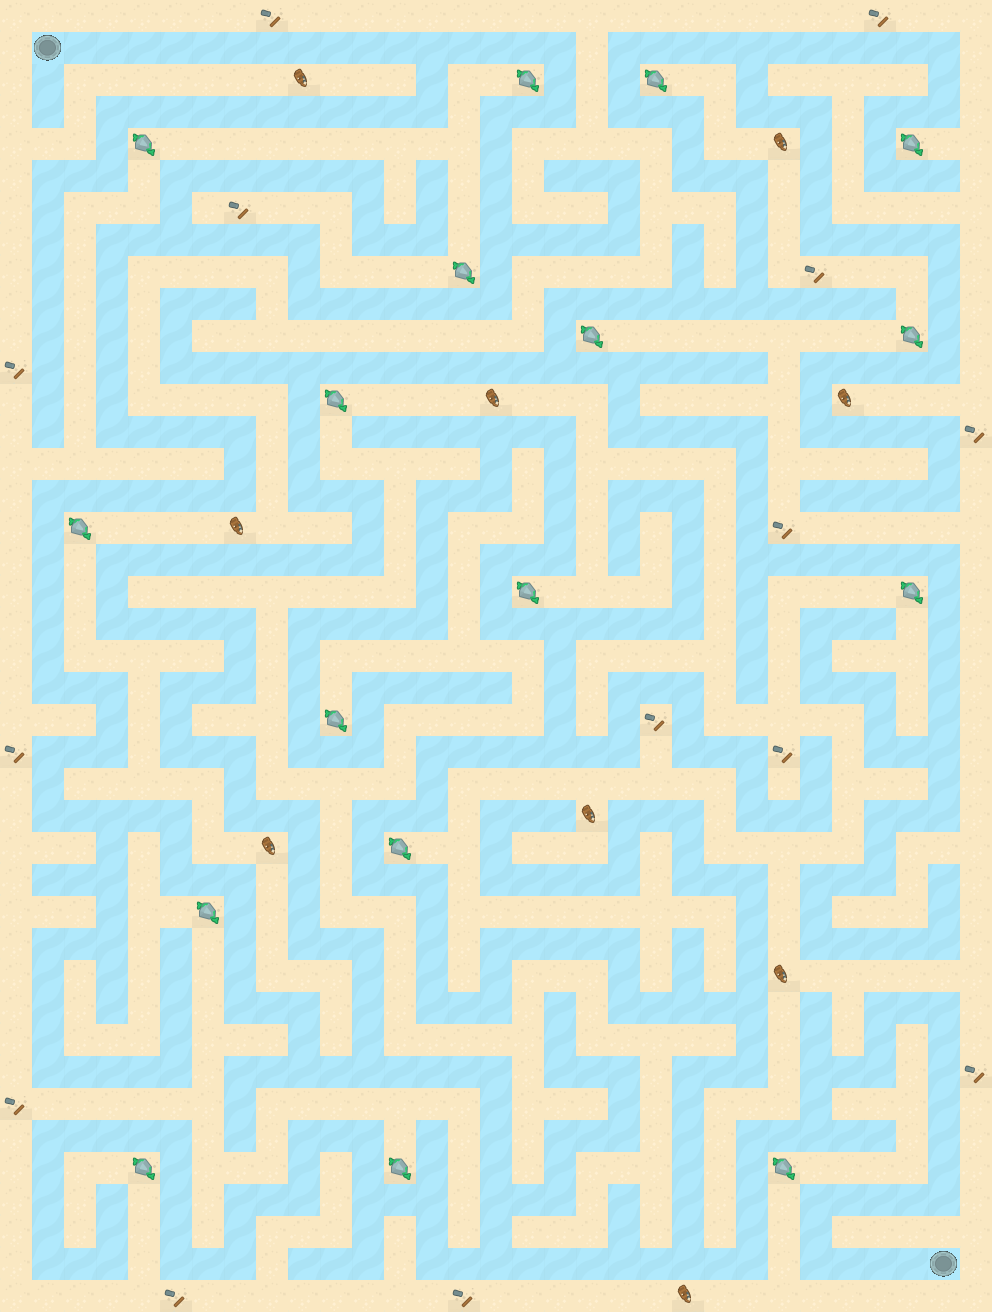

This is a level from a 2D game, rendered from its Tiled map with the project's own tilesets. A one-line summary and the complete map file follow:
An orthogonal 31x41 tile map with 32x32 px tiles, 1 tile layer (Tile Layer 1).

<map version="1.0" tiledversion="1.1.4" orientation="orthogonal" renderorder="right-down" width="31" height="41" tilewidth="32" tileheight="32" infinite="0" nextobjectid="1">
 <tileset firstgid="1" name="tiles" tilewidth="32" tileheight="32" tilecount="140" columns="14">
  <image source="../UnknownMazeIteration/assets/tiles.png" width="448" height="320" />
 </tileset>
 <layer name="Tile Layer 1" width="31" height="41">
  <data encoding="csv">
20,20,20,20,20,20,20,20,18,20,20,20,20,20,20,20,20,20,20,20,20,20,20,20,20,20,20,18,20,20,20,
20,2,1,1,1,1,1,1,1,1,1,1,1,1,1,1,1,1,20,1,1,1,1,1,1,1,1,1,1,1,20,
20,1,20,20,20,20,20,20,20,19,20,20,20,1,20,20,17,1,20,1,17,20,20,1,20,20,20,20,20,1,20,
20,1,20,1,1,1,1,1,1,1,1,1,1,1,20,1,1,1,20,1,1,1,20,1,1,1,20,1,1,1,20,
20,20,20,1,17,20,20,20,20,20,20,20,20,20,20,1,20,20,20,20,20,1,20,20,19,1,20,1,17,20,20,
20,1,1,1,20,1,1,1,1,1,1,1,20,1,20,1,20,1,1,1,20,1,1,1,20,1,20,1,1,1,20,
20,1,20,20,20,1,20,18,20,20,20,1,20,1,20,1,20,20,20,1,20,20,20,1,20,1,20,20,20,20,20,
20,1,20,1,1,1,1,1,1,1,20,1,1,1,20,1,1,1,1,1,20,1,20,1,20,1,1,1,1,1,20,
20,1,20,1,20,20,20,20,20,1,20,20,20,20,17,1,20,20,20,20,20,1,20,1,20,18,20,20,20,1,20,
20,1,20,1,20,1,1,1,20,1,1,1,1,1,1,1,20,1,1,1,1,1,1,1,1,1,1,1,20,1,20,
20,1,20,1,20,1,20,20,20,20,20,20,20,20,20,20,20,1,17,20,20,20,20,20,20,20,20,20,17,1,20,
18,1,20,1,20,1,1,1,1,1,1,1,1,1,1,1,1,1,1,1,1,1,1,1,20,1,1,1,1,1,20,
20,1,20,1,20,20,20,20,20,1,17,20,20,20,20,19,20,20,20,1,20,20,20,20,20,1,19,20,20,20,20,
20,1,20,1,1,1,1,1,20,1,20,1,1,1,1,1,1,1,20,1,1,1,1,1,20,1,1,1,1,1,18,
20,20,20,20,20,20,20,1,20,1,20,20,20,20,20,1,20,1,20,20,20,20,20,1,20,20,20,20,20,1,20,
20,1,1,1,1,1,1,1,20,1,1,1,20,1,1,1,20,1,20,1,1,1,20,1,20,1,1,1,1,1,20,
20,1,17,20,20,20,20,19,20,20,20,1,20,1,20,20,20,1,20,1,20,1,20,1,18,20,20,20,20,20,20,
20,1,20,1,1,1,1,1,1,1,1,1,20,1,20,1,1,1,20,1,20,1,20,1,1,1,1,1,1,1,20,
20,1,20,1,20,20,20,20,20,20,20,20,20,1,20,1,17,20,20,20,20,1,20,1,20,20,20,20,17,1,20,
20,1,20,1,1,1,1,1,20,1,1,1,1,1,20,1,1,1,1,1,1,1,20,1,20,1,1,1,20,1,20,
20,1,20,20,20,20,20,1,20,1,20,20,20,20,20,20,20,1,20,20,20,20,20,1,20,1,20,20,20,1,20,
20,1,1,1,20,1,1,1,20,1,20,1,1,1,1,1,20,1,20,1,1,1,20,1,20,1,1,1,20,1,20,
20,20,20,1,20,1,20,20,20,1,17,1,20,20,20,20,20,1,20,1,18,1,20,20,20,20,20,1,20,1,20,
18,1,1,1,20,1,1,1,20,1,1,1,20,1,1,1,1,1,1,1,20,1,1,1,18,1,20,1,1,1,20,
20,1,20,20,20,20,20,1,20,20,20,20,20,1,20,20,20,20,20,20,20,20,20,1,20,1,20,20,20,1,20,
20,1,1,1,1,1,20,1,1,1,20,1,1,1,20,1,1,1,19,1,1,1,20,1,1,1,20,1,1,1,20,
20,20,20,1,20,1,20,20,19,1,20,1,17,20,20,1,20,20,20,1,20,1,20,20,20,20,20,1,20,20,20,
20,1,1,1,20,1,1,1,20,1,20,1,1,1,20,1,1,1,1,1,20,1,1,1,20,1,1,1,20,1,20,
20,20,20,1,20,20,17,1,20,1,20,20,20,1,20,20,20,20,20,20,20,20,20,1,20,1,20,20,20,1,20,
20,1,1,1,20,1,20,1,20,1,1,1,20,1,20,1,1,1,1,1,20,1,20,1,20,1,1,1,1,1,20,
20,1,20,1,20,1,20,1,20,20,20,1,20,1,20,1,20,20,20,1,20,1,20,1,19,20,20,20,20,20,20,
20,1,20,1,20,1,20,1,1,1,20,1,20,1,1,1,20,1,20,1,1,1,1,1,20,1,20,1,1,1,20,
20,1,20,20,20,1,20,20,20,1,20,1,20,20,20,20,20,1,20,20,20,20,20,1,20,1,20,1,20,1,20,
20,1,1,1,1,1,20,1,1,1,1,1,1,1,1,1,20,1,1,1,20,1,1,1,20,1,1,1,20,1,18,
18,20,20,20,20,20,20,1,20,20,20,20,20,20,20,1,20,20,20,1,20,1,20,20,20,1,20,20,20,1,20,
20,1,1,1,1,1,20,1,20,1,1,1,20,1,20,1,20,1,1,1,20,1,20,1,1,1,1,1,20,1,20,
20,1,20,20,17,1,20,20,20,1,20,1,17,1,20,1,20,1,20,20,20,1,20,1,17,20,20,20,20,1,20,
20,1,20,1,20,1,20,1,1,1,20,1,1,1,20,1,1,1,20,1,20,1,20,1,20,1,1,1,1,1,20,
20,1,20,1,20,1,20,1,20,20,20,1,20,1,20,1,20,20,20,1,20,1,20,1,20,1,20,20,20,20,20,
20,1,1,1,20,1,1,1,20,1,1,1,20,1,1,1,1,1,1,1,1,1,1,1,20,1,1,1,1,2,20,
20,20,20,20,20,18,20,20,20,20,20,20,20,20,18,20,20,20,20,20,20,19,20,20,20,20,20,20,20,20,20
</data>
 </layer>
</map>